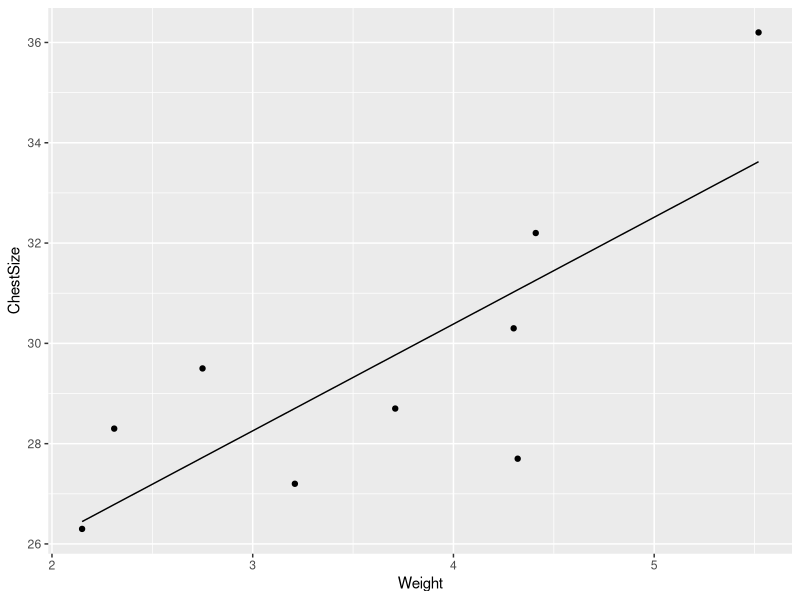

The R source for this figure:
#Problem I am trying to solve:

#2021-22 Q7(C):

#Data: The following data were obtained in a study of the relationship between the weight and chest size of infants at birth:

datatext = "Weight	ChestSize
2.75	29.5
2.15	26.3
4.41	32.2
5.52	36.2
3.21	27.2
4.32	27.7
2.31	28.3
4.30	30.3
3.71	28.7"

#(i) Estimate the slope and intercept in a simple linear regression model.
#(ii) Evaluate S2.
#(iii) Find a 99% confidence interval for the average chest size at x=3.5
#(iv) Find a 95% prediction interval at x=3.5
#(v) Calculate r (correlation coefficient).
#(vi) Test the null hypothesis that ρ=0 against the alternative that ρ>0 at the 0.01 level of significance.
#(vii) What percentage of the variation in infant chest sizes is explained by differences in weight?

data = read.table(text=datatext,header = TRUE, sep ="\t")

# I will use a fitted model here
#Ybar = B0 +B1*X
#assuming that weight is the independent variable here


#First let's do this using the normal formulation

mean_x = mean(data$Weight)
mean_y = mean(data$ChestSize)

B1_acc_to_formula = sum((data$Weight - mean_x) * (data$ChestSize - mean_y))/sum((data$Weight - mean_x)^2)
B0_acc_to_formula = mean_y - B1_acc_to_formula* mean_x

#I also could have done this using R's built in linear regression model

model = lm(ChestSize~Weight, data = data)

#apparently it does the same thing that my formula does

B0 = model$coefficients[["(Intercept)"]] #is almost the same as B0
B1 = model$coefficients[["Weight"]] #is almost B1

#let's try plotting this

data$ChestSizeFitted = B0 + B1*data$Weight

library(ggplot2)

ggplot(data, aes(x= Weight))+
  geom_point(aes(y= ChestSize))+
  geom_line(aes(y= ChestSizeFitted))

cat("The slope is ",B1 ,"and intercept is ",B0,"\n")

#Finding s2 or mean squared error
#calculating manually here
s2 = sum(model$residuals^2)/(nrow(data)-2)

cat("S2 is ",s2 ,"\n")


#Now for (iii)...
#Here the question is asking what the confidence interval for y is, at x=3.5.
#in other words, What is the interval where we can say with 99% certainty that the mean/true value of y will fall into that region?
#the point estimator is the y that we get from the model

Y_estimator = B0+B1*3.5
#I will just use the standard formula for standard error here. Or is there an easier way to do this in R?
t_crit = abs(qt((1-0.99)/2,nrow(data)-2))
sxx = sum((data$Weight - mean(data$Weight))^2)
sqr = (3.5 - mean(data$Weight))^2

se_for_conf_int = sqrt(s2 * (1 / nrow(data) + sqr/sxx))

upperBound = Y_estimator + t_crit * se_for_conf_int
lowerBound = Y_estimator - t_crit * se_for_conf_int

cat("99% Confidence Interval for Y:", lowerBound, "to", upperBound, "\n")

#Now lets use some built in R functionality :)

new_data = data.frame(Weight=3.5)

conf_interval_data = predict(model, newdata = new_data, interval = "confidence", level = 0.99, se.fit = TRUE)

UpperBoundR = conf_interval_data$fit[3]
LowerBoundR = conf_interval_data$fit[2]

error1 = abs(upperBound-UpperBoundR)*100/upperBound
error2 = abs(lowerBound-LowerBoundR)*100/lowerBound

cat("Using Built in tool in R the error in boundary calculation turns out to be ",error1,"and ",error2,"respectively\n")


#So using R we can find the confidence interval for a new value of y quite easily

#For Question (iv)...
#We are asked to calculate the prediction interval for x= 3.5
#Which is asking, for x = 3.5, in which interval would a newly predicted value of y fall?(that we are 95% certain of)
#you could do this with a formula or with R just as before

t_critP = abs(qt((1-0.95)/2,nrow(data)-2))
se_for_pred_int = sqrt(s2 * (1+1 / nrow(data) + sqr/sxx))

upperBoundP = Y_estimator + t_critP * se_for_pred_int
lowerBoundP = Y_estimator - t_critP * se_for_pred_int

cat("95% Prediction Interval for Y:", upperBoundP, "to", lowerBoundP, "\n")

#Now lets use some built in R functionality again:)

pred_interval_data = predict(model, newdata = new_data, interval = "prediction", level = 0.95, se.fit = TRUE)

UpperBoundPR = pred_interval_data$fit[3]
LowerBoundPR = pred_interval_data$fit[2]

error3 = abs(upperBoundP-UpperBoundPR)*100/upperBoundP
error4 = abs(lowerBoundP-LowerBoundPR)*100/lowerBoundP

cat("Using Built in tool in R the error in boundary calculation turns out to be ",error3,"and ",error4,"respectively\n")

#Quite handy these built in functions are :)

#(v) calculating r..
#first using formulation
sse = sum(model$residuals^2)
sst = sum((data$ChestSize-mean_y)^2)
r = sqrt(1-sse/sst)

cat("Value of R is = ", r, "\n")

#now for a way to do this in R

r_usingR = cor(data$Weight,data$ChestSize)

error5 = abs(r-r_usingR)*100/r

cat("Using Built in tool in R the error is ",error5,"\n")

#now for problem (vi)..
#ρ is the population correlation co-efficient. For a model with one independent variable, it is equivalent to testing..
#the null hypothesis that B1 = 0

#to do this , we could either use normal formulations, or built in R tools..
#I'm feeling lazy, so lets just use built in tools today
#Thing is I actually did problem 6(a) before this, where I already explored the normal formula

t_value = summary(model)$coefficients["Weight","t value"]
alpha = 0.01
t_crit = abs(qt(alpha/2,nrow(data)-2))

if (t_value<t_crit)
{
  cat("Hypothesis Accepted Since the calculated t value of ",t_value,"is on the left region of the critical t value of ",t_crit,"\n")
  
}else
{
  cat("Hypothesis Rejected Since the calculated t value of ",t_value,"is on the right region of the critical t value of ",t_crit,"\n")
}

#problem (vII)...
#basically it's the correlation coefficient

r2 = summary(model)$r.squared
perct = r2*100
cat(perct, "% of of the variation in infant chest sizes is explained by differences in weight")

